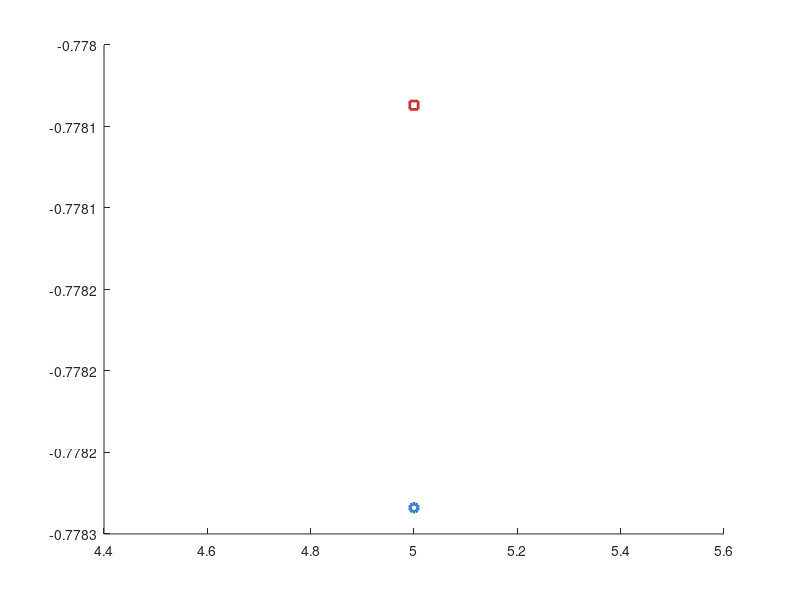

Write the MATLAB code that produced this figure. (Note: this script raises an error after producing the figure.)
%% ====================================================
%% VERIFICACIÓN NUMÉRICA DEL JACOBIANO
%% Compara J analítico vs J numérico (diferencias finitas)
%% ====================================================

%% Parámetros de verificación
L   = input('Ingresa L: ');
Leq = input('Ingresa Leq: ');

alfa_ini  = input('Ingresa alfa inicial (grados): ');
alfa_fin  = input('Ingresa alfa final (grados): ');
alfa_paso = input('Ingresa paso de alfa (grados): ');

beta_r     = deg2rad(60);
alfa_rango = alfa_ini : alfa_paso : alfa_fin;
n          = length(alfa_rango);

%% ====================================================
%% Calcular u, c, ΔXr para todo el rango
%% ====================================================
u_vec  = zeros(1, n);
c_vec  = zeros(1, n);
Xr_vec = zeros(1, n);

for i = 1:n
    alfa_r   = deg2rad(alfa_rango(i));
    u_vec(i) = sqrt(L^2 + Leq^2 - 2*Leq*L*cos(alfa_r));
    c_vec(i) = sqrt(L^2 + Leq^2 - 2*Leq*L*cos(alfa_r + beta_r));
    Xr_vec(i) = c_vec(i) - u_vec(i);
end

%% ====================================================
%% J ANALÍTICO
%% J(α) = L·Leq · [sin(α+60)/c - sin(α)/u]
%% ====================================================
J_analitico = zeros(1, n);
for i = 1:n
    alfa_r = deg2rad(alfa_rango(i));
    J_analitico(i) = L * Leq * (sin(alfa_r + beta_r)/c_vec(i) - sin(alfa_r)/u_vec(i));
end

%% ====================================================
%% J NUMÉRICO — diferencias finitas centradas
%% dXr/dα ≈ (Xr(α+h) - Xr(α-h)) / (2h)
%% ====================================================
h = deg2rad(alfa_paso);  % paso en radianes

J_numerico = zeros(1, n);
for i = 1:n
    alfa_r = deg2rad(alfa_rango(i));

    %% Xr en alfa + h
    u_p  = sqrt(L^2 + Leq^2 - 2*Leq*L*cos(alfa_r + h));
    c_p  = sqrt(L^2 + Leq^2 - 2*Leq*L*cos(alfa_r + h + beta_r));
    Xr_p = c_p - u_p;

    %% Xr en alfa - h
    u_m  = sqrt(L^2 + Leq^2 - 2*Leq*L*cos(alfa_r - h));
    c_m  = sqrt(L^2 + Leq^2 - 2*Leq*L*cos(alfa_r - h + beta_r));
    Xr_m = c_m - u_m;

    J_numerico(i) = (Xr_p - Xr_m) / (2 * h);
end

%% ====================================================
%% Error entre analítico y numérico
%% ====================================================
error_abs    = abs(J_analitico - J_numerico);
error_rel    = error_abs ./ (abs(J_analitico) + 1e-12) * 100;
error_max    = max(error_abs);
error_prom   = mean(error_abs);

%% ====================================================
%% REPORTE EN CONSOLA
%% ====================================================
fprintf('\n=== VERIFICACIÓN DEL JACOBIANO ===\n');
fprintf('L = %.0f  |  Leq = %.0f\n\n', L, Leq);
fprintf('%-10s %-15s %-15s %-15s %-12s\n', ...
        'alfa(°)', 'J analítico', 'J numérico', 'Error abs', 'Error rel(%)');
fprintf('%s\n', repmat('-', 1, 67));

for i = 1:n
    fprintf('%-10.1f %-15.8f %-15.8f %-15.8f %-12.6f\n', ...
            alfa_rango(i), J_analitico(i), J_numerico(i), error_abs(i), error_rel(i));
end

fprintf('\n--- Resumen ---\n');
fprintf('Error absoluto máximo:  %.2e\n', error_max);
fprintf('Error absoluto promedio: %.2e\n', error_prom);

if error_max < 1e-4
    fprintf('\n✓ VERIFICACIÓN EXITOSA — J analítico coincide con J numérico\n');
    fprintf('  La derivación del Jacobiano es correcta.\n\n');
else
    fprintf('\n⚠ DISCREPANCIA DETECTADA — revisar la derivación\n\n');
end

%% ====================================================
%% GRÁFICA 1 — J analítico vs J numérico
%% ====================================================
figure; set(gcf, 'Color', [0.97 0.97 0.97]); hold on;

plot(alfa_rango, J_analitico, '-o', 'LineWidth', 2.5, 'MarkerSize', 6, ...
     'Color', [0.2 0.5 0.8], 'MarkerFaceColor', 'white', ...
     'DisplayName', 'J analítico');

plot(alfa_rango, J_numerico, '--s', 'LineWidth', 2, 'MarkerSize', 6, ...
     'Color', [0.8 0.2 0.2], 'MarkerFaceColor', 'white', ...
     'DisplayName', 'J numérico (dif. finitas)');

yline(0, 'k--', 'LineWidth', 1.5, 'DisplayName', 'J = 0 (singularidad)');

hold off; grid on; grid minor;
ax = gca;
ax.GridColor = [0.7 0.7 0.7]; ax.MinorGridColor = [0.85 0.85 0.85];
ax.GridLineStyle = '--'; ax.MinorGridLineStyle = ':';
ax.FontSize = 11; ax.Box = 'on';
xlabel('alfa (grados)', 'FontSize', 12, 'FontWeight', 'bold');
ylabel('J(\alpha)', 'FontSize', 12, 'FontWeight', 'bold');
title(sprintf('Verificación del Jacobiano  —  L=%.0f  Leq=%.0f', L, Leq), ...
      'FontSize', 14, 'FontWeight', 'bold');
legend('Location', 'best', 'FontSize', 11);

if error_max < 1e-4
    annotation('textbox', [0.15 0.15 0.4 0.08], ...
        'String', sprintf('✓ Error máximo: %.2e — Derivación correcta', error_max), ...
        'FitBoxToText', 'on', 'BackgroundColor', [0.85 1 0.85], ...
        'EdgeColor', [0 0.6 0], 'FontSize', 10, 'FontWeight', 'bold');
else
    annotation('textbox', [0.15 0.15 0.4 0.08], ...
        'String', sprintf('⚠ Error máximo: %.2e — Revisar derivación', error_max), ...
        'FitBoxToText', 'on', 'BackgroundColor', [1 0.85 0.85], ...
        'EdgeColor', 'red', 'FontSize', 10, 'FontWeight', 'bold');
end

%% ====================================================
%% GRÁFICA 2 — Error absoluto entre ambos
%% ====================================================
figure; set(gcf, 'Color', [0.97 0.97 0.97]);

semilogy(alfa_rango, error_abs, '-o', 'LineWidth', 2.5, 'MarkerSize', 6, ...
         'Color', [0.7 0.1 0.1], 'MarkerFaceColor', 'white');

grid on; grid minor;
ax2 = gca;
ax2.GridColor = [0.7 0.7 0.7]; ax2.MinorGridColor = [0.85 0.85 0.85];
ax2.GridLineStyle = '--'; ax2.MinorGridLineStyle = ':';
ax2.FontSize = 11; ax2.Box = 'on';
xlabel('alfa (grados)', 'FontSize', 12, 'FontWeight', 'bold');
ylabel('Error absoluto |J_{anal} - J_{num}|', 'FontSize', 12, 'FontWeight', 'bold');
title(sprintf('Error entre J analítico y J numérico  —  L=%.0f  Leq=%.0f', L, Leq), ...
      'FontSize', 14, 'FontWeight', 'bold');

%% ====================================================
%% GRÁFICA 3 — ΔXr para contexto
%% ====================================================
figure; set(gcf, 'Color', [0.97 0.97 0.97]); hold on;

plot(alfa_rango, Xr_vec, '-o', 'LineWidth', 2.5, 'MarkerSize', 6, ...
     'Color', [0.2 0.7 0.3], 'MarkerFaceColor', 'white', ...
     'DisplayName', '\DeltaXr');

%% Marcar donde J ≈ 0 (singularidad)
[J_min_val, J_min_idx] = min(abs(J_analitico));
if J_min_val < 0.01
    plot(alfa_rango(J_min_idx), Xr_vec(J_min_idx), 'xr', ...
         'MarkerSize', 14, 'LineWidth', 2.5, ...
         'DisplayName', sprintf('J≈0 en α=%.1f°', alfa_rango(J_min_idx)));
end

hold off; grid on; grid minor;
ax3 = gca;
ax3.GridColor = [0.7 0.7 0.7]; ax3.MinorGridColor = [0.85 0.85 0.85];
ax3.GridLineStyle = '--'; ax3.MinorGridLineStyle = ':';
ax3.FontSize = 11; ax3.Box = 'on';
xlabel('alfa (grados)', 'FontSize', 12, 'FontWeight', 'bold');
ylabel('\DeltaXr', 'FontSize', 12, 'FontWeight', 'bold');
title(sprintf('\\DeltaXr en función de alfa  —  L=%.0f  Leq=%.0f', L, Leq), ...
      'FontSize', 14, 'FontWeight', 'bold');
legend('Location', 'best', 'FontSize', 11);
